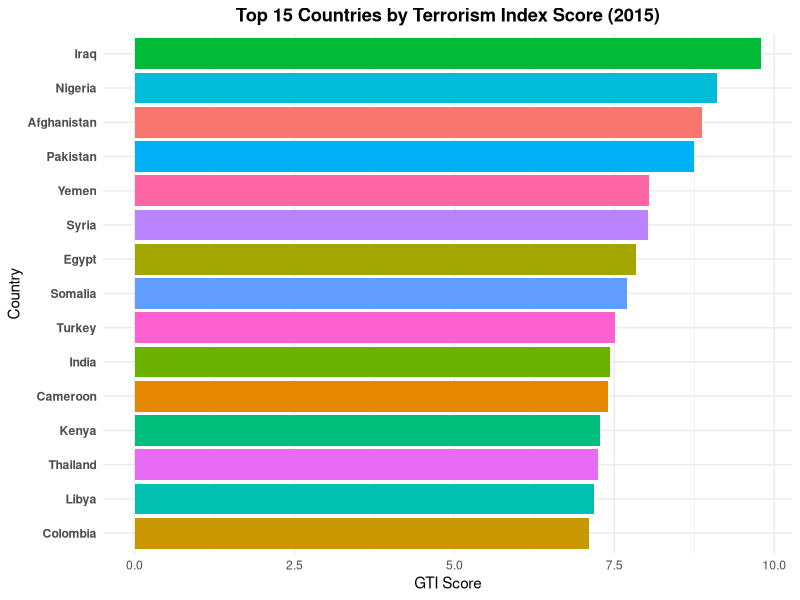
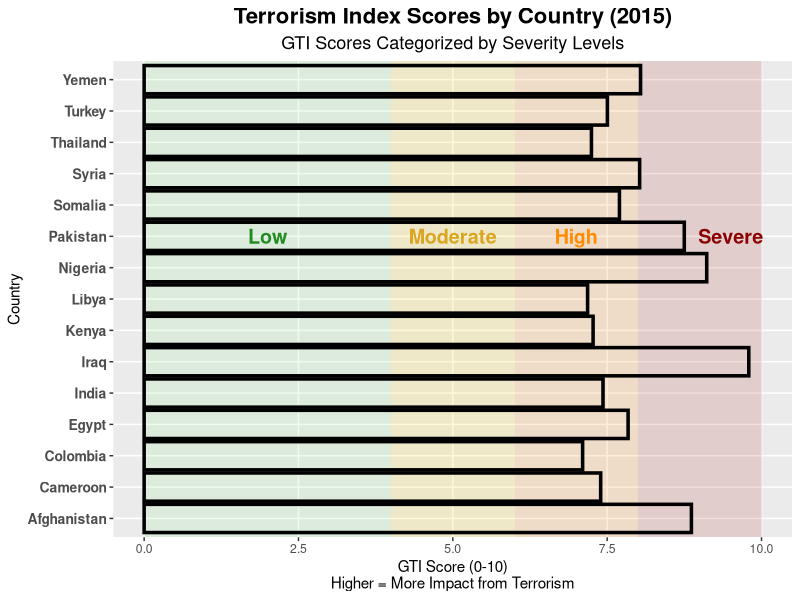
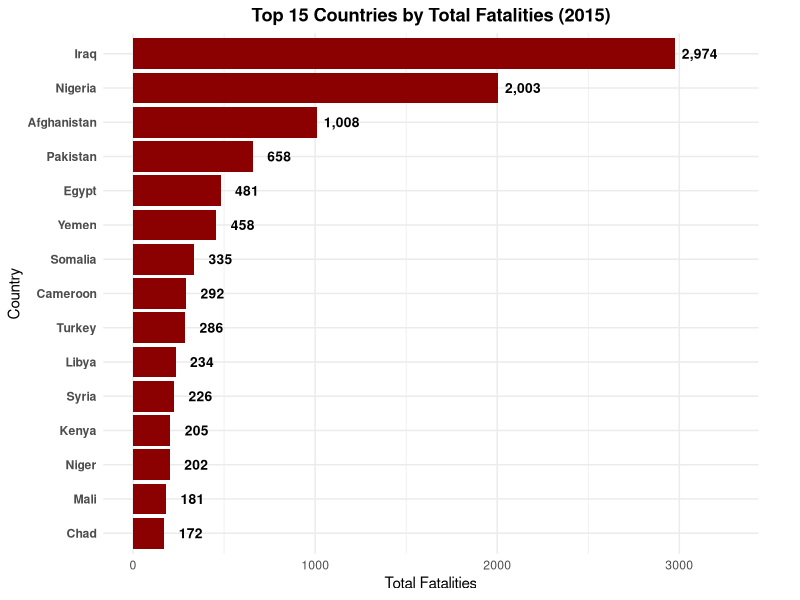
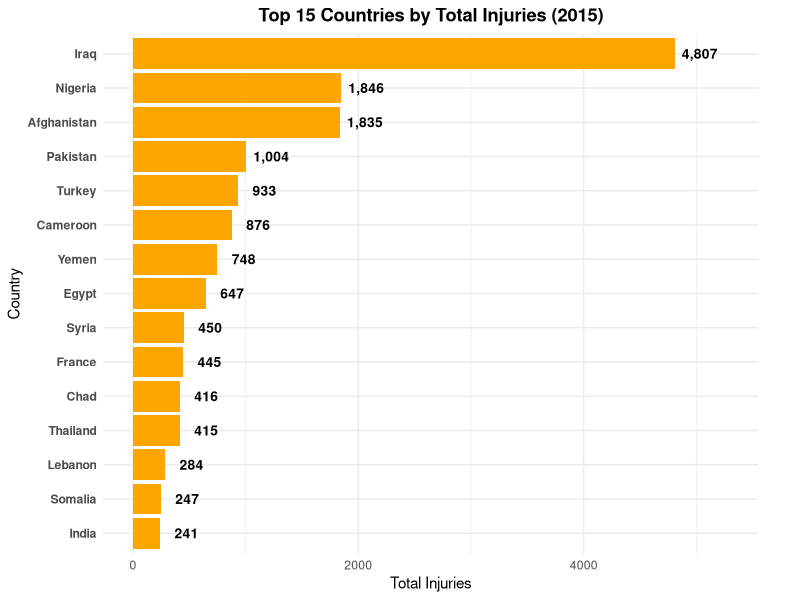
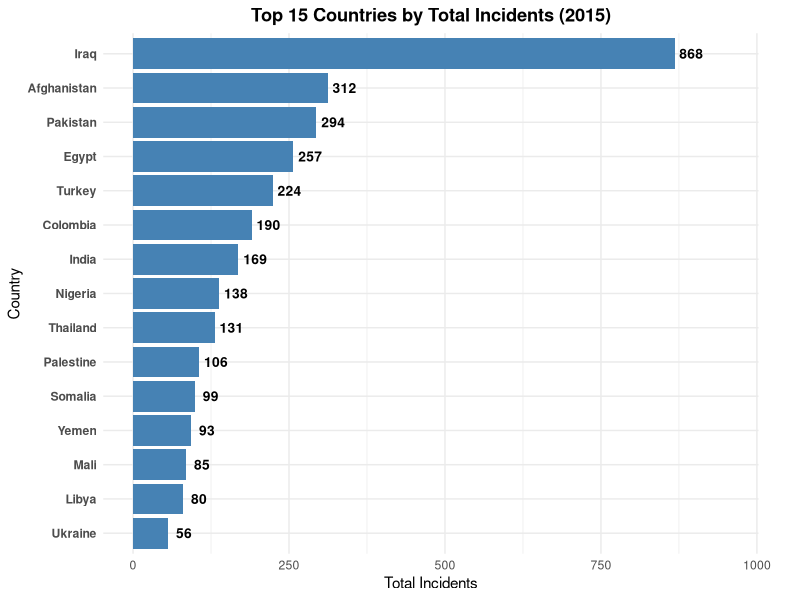
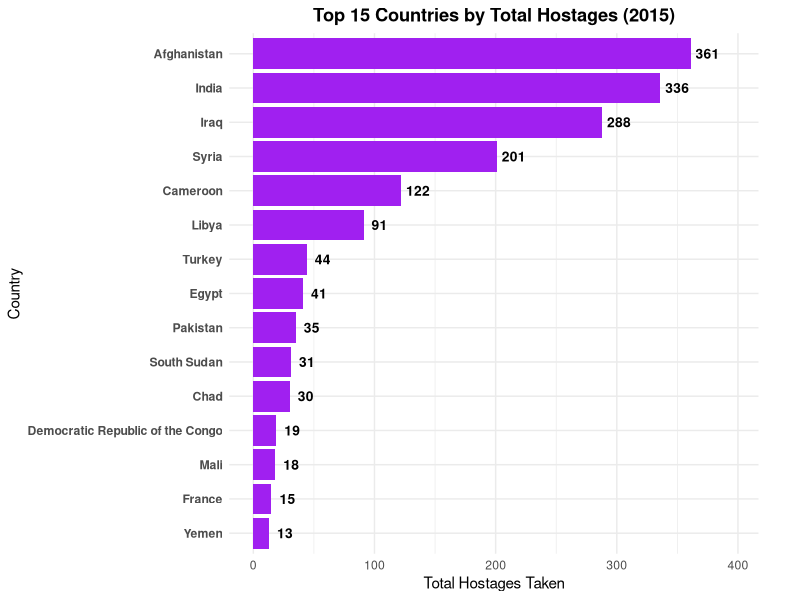
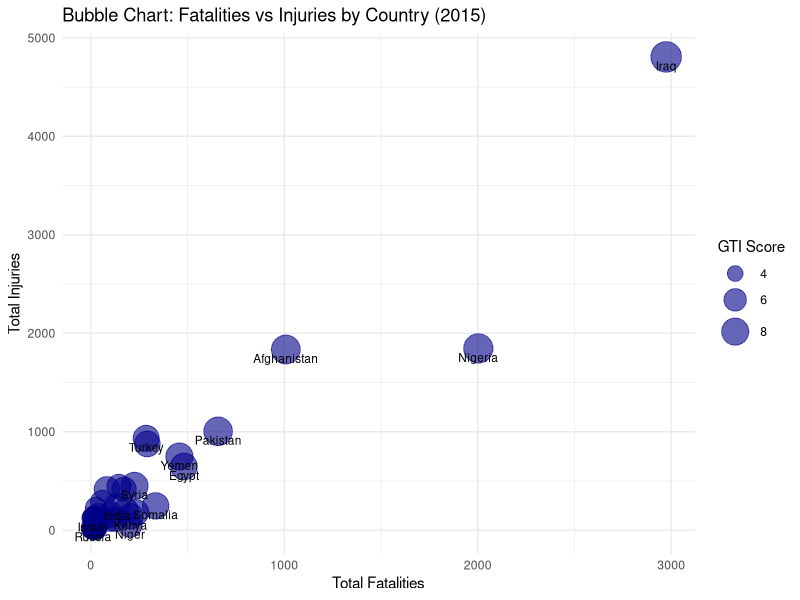

These figures' R source, in order:
## ---- chunk 1
#| label: setup
#| message: false
#| warning: false
#| echo: false

library(readxl)
library(dplyr)
library(tidyr)
library(ggplot2)

# Load the data
df <- read_excel("data/Global Terrorism Index 2023.xlsx", sheet = "2015")

# Clean and filter the data
df_clean <- df %>%
  select(Country, Rank, Score, Incidents, Fatalities, Injuries, Hostages) %>%
  mutate(across(c(Score, Incidents, Fatalities, Injuries, Hostages), as.numeric))

# Filter top 15 countries based on 2015 score
top15 <- df_clean %>%
  arrange(desc(Score)) %>%
  slice(1:15)

## ---- chunk 2
#| label: overall-trend
#| fig-cap: "GTI Scores for Top 15 Most Affected Countries (2015)"

# Plot the data
ggplot(top15, aes(x = reorder(Country, Score), y = Score, fill = Country)) +
  geom_col() +
  coord_flip() +
  labs(title = "Top 15 Countries by Terrorism Index Score (2015)",
       y = "GTI Score", x = "Country") +
  theme_minimal() +
  theme(
    plot.title = element_text(hjust = 0.5, face = "bold"),
    axis.text.y = element_text(face = "bold"),
    legend.position = "none"
  )
## ---- chunk 3
#| label: country-severity
#| fig-cap: "Terrorism Index Trends by Country (2015), with Severity Levels"
#| fig-width: 12
#| fig-height: 8

# Plot the data for top 15 countries
ggplot(top15, aes(x = Country, y = Score)) +
  # Severity background bands (more visible)
  annotate("rect", xmin = -Inf, xmax = Inf, ymin = 8, ymax = 10,
           fill = "#B22222", alpha = 0.15) +
  annotate("rect", xmin = -Inf, xmax = Inf, ymin = 6, ymax = 8,
           fill = "#FF8C00", alpha = 0.15) +
  annotate("rect", xmin = -Inf, xmax = Inf, ymin = 4, ymax = 6,
           fill = "#FFD700", alpha = 0.15) +
  annotate("rect", xmin = -Inf, xmax = Inf, ymin = 0, ymax = 4,
           fill = "#90EE90", alpha = 0.15) +

  # Add labels to indicate severity zones
  annotate("text", x = 10, y = 9.5, label = "Severe", color = "#8B0000", size = 5, fontface = "bold") +
  annotate("text", x = 10, y = 7, label = "High", color = "#FF8C00", size = 5, fontface = "bold") +
  annotate("text", x = 10, y = 5, label = "Moderate", color = "#DAA520", size = 5, fontface = "bold") +
  annotate("text", x = 10, y = 2, label = "Low", color = "#228B22", size = 5, fontface = "bold") +

  # Main bar chart
  geom_bar(stat = "identity", fill = NA, color = "#000000", linewidth = 1.2) +
  
  # Flip coordinates for better readability
  coord_flip() +
  
  scale_x_discrete() +
  
  # Labels and titles
  labs(
    title = "Terrorism Index Scores by Country (2015)",
    subtitle = "GTI Scores Categorized by Severity Levels",
    x = "Country",
    y = "GTI Score (0-10)\nHigher = More Impact from Terrorism"
  ) +
  
  theme(
    plot.title = element_text(size = 16, face = "bold", hjust = 0.5),
    plot.subtitle = element_text(size = 13, hjust = 0.5),
    axis.text.y = element_text(size = 10, face = "bold"),
    panel.grid.minor = element_blank(),
    legend.position = "none"
  )

## ---- chunk 4
#| label: fatalities
#| fig-cap: "Countries with Highest Terrorism-Related Fatalities (2015)"
#| warning: false

top_deaths <- df_clean %>%
  arrange(desc(Fatalities)) %>%
  select(Country, Fatalities) %>%
  slice_head(n = 15)

ggplot(top_deaths, aes(x = reorder(Country, Fatalities), y = Fatalities)) +
  geom_col(fill = "darkred") +
  # Add value labels at the end of each bar
  geom_text(aes(label = format(Fatalities, big.mark = ",")),
            hjust = -0.2, color = "black", fontface = "bold", size = 3.5) +
  coord_flip(clip = "off") +  # Prevent clipping of labels
  scale_y_continuous(limits = function(x) c(0, x[2] * 1.1)) +  # Expand y-axis to make room for labels
  labs(title = "Top 15 Countries by Total Fatalities (2015)",
       x = "Country", y = "Total Fatalities") +
  theme_minimal() +
  theme(
    plot.title = element_text(face = "bold", hjust = 0.5),
    axis.text.y = element_text(face = "bold"),
    plot.margin = margin(5.5, 30, 5.5, 5.5)  # Add right margin for labels
  )
## ---- chunk 5
#| label: injuries
#| fig-cap: "Countries with Highest Terrorism-Related Injuries (2015)"
#| warning: false

top_injuries <- df_clean %>%
  arrange(desc(Injuries)) %>%
  select(Country, Injuries) %>%
  slice_head(n = 15)

ggplot(top_injuries, aes(x = reorder(Country, Injuries), y = Injuries)) +
  geom_col(fill = "orange") +
  # Add value labels at the end of each bar
  geom_text(aes(label = format(Injuries, big.mark = ",")),
            hjust = -0.2, color = "black", fontface = "bold", size = 3.5) +
  coord_flip(clip = "off") +  # Prevent clipping of labels
  scale_y_continuous(limits = function(x) c(0, x[2] * 1.1)) +  # Expand y-axis to make room for labels
  labs(title = "Top 15 Countries by Total Injuries (2015)",
       x = "Country", y = "Total Injuries") +
  theme_minimal() +
  theme(
    plot.title = element_text(face = "bold", hjust = 0.5),
    axis.text.y = element_text(face = "bold"),
    plot.margin = margin(5.5, 30, 5.5, 5.5)  # Add right margin for labels
  )
## ---- chunk 6
#| label: incidents
#| fig-cap: "Countries with Highest Number of Terrorist Incidents (2015)"
#| warning: false

top_incidents <- df_clean %>%
  arrange(desc(Incidents)) %>%
  select(Country, Incidents) %>%
  slice_head(n = 15)

ggplot(top_incidents, aes(x = reorder(Country, Incidents), y = Incidents)) +
  geom_col(fill = "steelblue") +
  # Add value labels at the end of each bar
  geom_text(aes(label = format(Incidents, big.mark = ",")),
            hjust = -0.2, color = "black", fontface = "bold", size = 3.5) +
  coord_flip(clip = "off") +  # Prevent clipping of labels
  scale_y_continuous(limits = function(x) c(0, x[2] * 1.1)) +  # Expand y-axis to make room for labels
  labs(title = "Top 15 Countries by Total Incidents (2015)",
       x = "Country", y = "Total Incidents") +
  theme_minimal() +
  theme(
    plot.title = element_text(face = "bold", hjust = 0.5),
    axis.text.y = element_text(face = "bold"),
    plot.margin = margin(5.5, 30, 5.5, 5.5)  # Add right margin for labels
  )
## ---- chunk 7
#| label: hostages
#| fig-cap: "Countries with Highest Number of Hostages in Terrorist Incidents (2015)"
#| warning: false

top_hostages <- df_clean %>%
  arrange(desc(Hostages)) %>%
  select(Country, Hostages) %>%
  slice_head(n = 15)

ggplot(top_hostages, aes(x = reorder(Country, Hostages), y = Hostages)) +
  geom_col(fill = "purple") +
  # Add value labels at the end of each bar
  geom_text(aes(label = format(Hostages, big.mark = ",")),
            hjust = -0.2, color = "black", fontface = "bold", size = 3.5) +
  coord_flip(clip = "off") +  # Prevent clipping of labels
  scale_y_continuous(limits = function(x) c(0, x[2] * 1.1)) +  # Expand y-axis to make room for labels
  labs(title = "Top 15 Countries by Total Hostages (2015)",
       x = "Country", y = "Total Hostages Taken") +
  theme_minimal() +
  theme(
    plot.title = element_text(face = "bold", hjust = 0.5),
    axis.text.y = element_text(face = "bold"),
    plot.margin = margin(5.5, 30, 5.5, 5.5)  # Add right margin for labels
  )
## ---- chunk 8
#| label: bubble-chart
#| fig-cap: "Multi-Dimensional Analysis of Terrorism Impact by Country (2015)"
#| fig-width: 11
#| fig-height: 8

bubble_data <- df_clean %>%
  group_by(Country) %>%
  select(Country, Fatalities, Injuries, Score) %>%
  filter(Fatalities > 0 & Injuries > 0)

ggplot(bubble_data, aes(x = Fatalities, y = Injuries, size = Score, label = Country)) +
  geom_point(alpha = 0.6, color = "darkblue") +
  geom_text(check_overlap = TRUE, size = 3, vjust = 1.5) +
  scale_size_continuous(range = c(2, 10)) +
  labs(title = "Bubble Chart: Fatalities vs Injuries by Country (2015)",
       x = "Total Fatalities", y = "Total Injuries", size = "GTI Score") +
  theme_minimal()
  theme(
    plot.title = element_text(face = "bold", hjust = 0.5),
    plot.subtitle = element_text(hjust = 0.5),
    legend.position = "right"
  )
